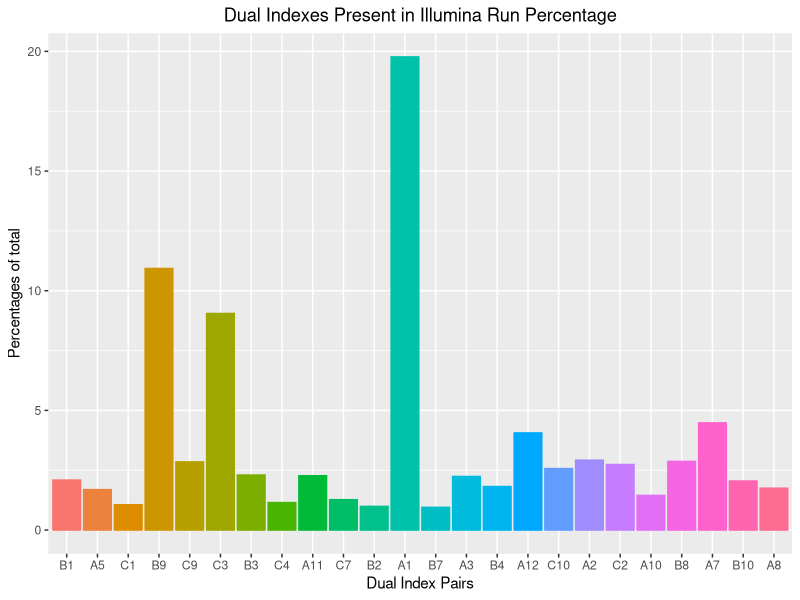

Generate this figure with R:
## ---- chunk 1
knitr::opts_chunk$set(echo = TRUE)
library(tidyverse)
## ---- chunk 2
dual_indexes = read.table('dual_index.txt')
handles = read.table('handles.txt')
dual_indexes$V3 = gsub("%", "", as.character(dual_indexes$V3))
final_df = dual_indexes %>% mutate(`V3` = as.double(`V3`))
new_final = cbind.data.frame(final_df, handles) 
colnames(new_final) = c('Indexes', 'Count', 'Percent', 'Handles')
new_final$Handles = factor(new_final$Handles, levels=unique(new_final$Handles))

plot(new_final %>% ggplot() +
  geom_bar(aes(x=`Handles`, y=`Percent`, color=`Handles`, fill=`Handles`), stat = 'identity') +
  labs(x='Dual Index Pairs', y='Percentages of total', title='Dual Indexes Present in Illumina Run Percentage') +
  theme(plot.title = element_text(hjust=0.5), legend.position = 'none')
    )

